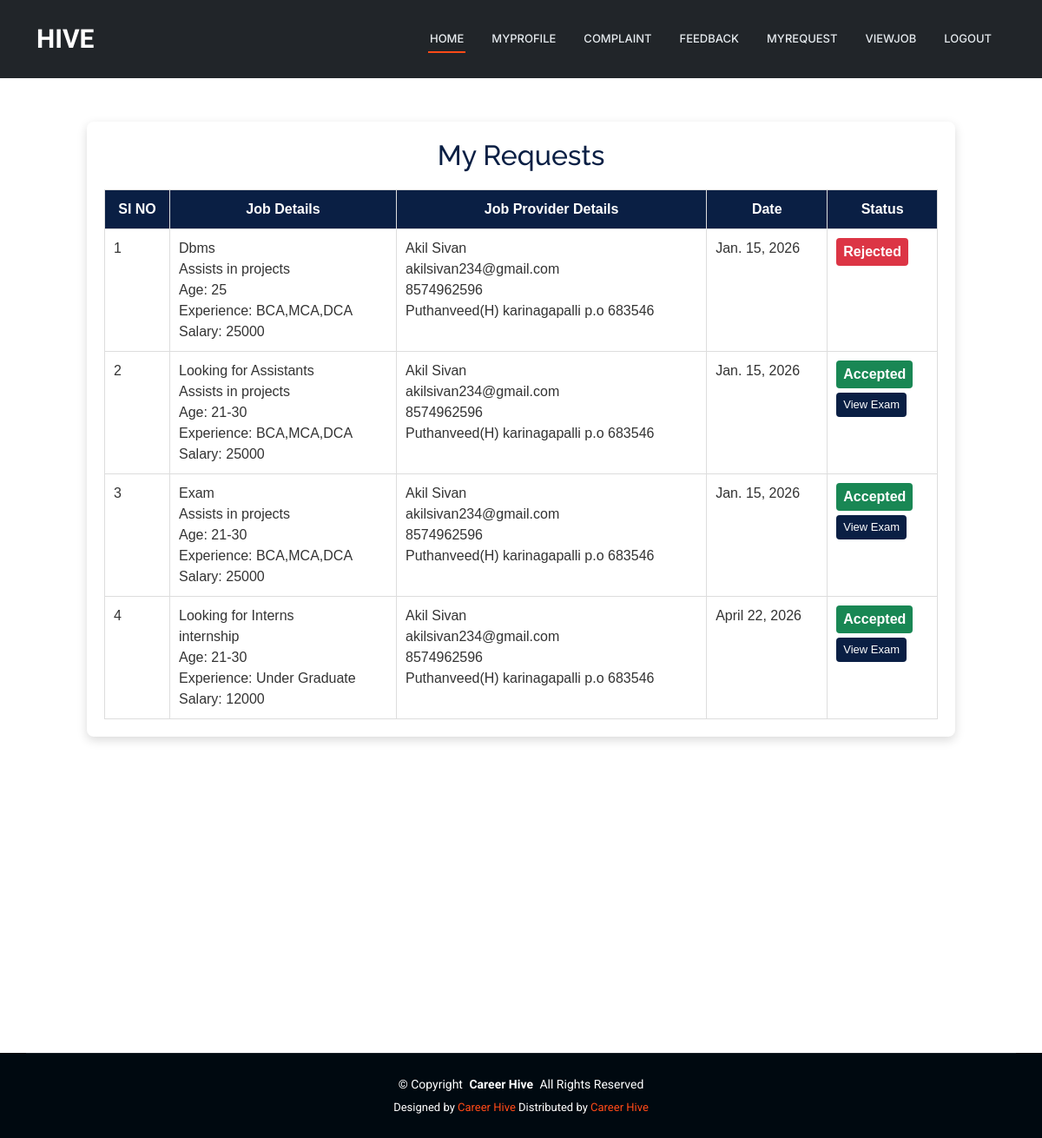
The page /User/MyRequest/ (signed in) on the database its author committed.
### User/models.py (models this page shows)
class tbl_request(models.Model):
    request_date=models.DateField(auto_now_add=True)
    request_status=models.IntegerField(default=0)
    request_file=models.FileField(upload_to="Assets/RequestDocs/")
    job_id=models.ForeignKey(tbl_job,on_delete=models.CASCADE)
    user_id=models.ForeignKey(tbl_user,on_delete=models.CASCADE)

### JobProvider/models.py (models this page shows)
class tbl_job(models.Model):
    job_title=models.CharField(max_length=100)
    job_content=models.CharField(max_length=100)
    job_requriedage=models.CharField(max_length=50)
    job_experience=models.CharField(max_length=200)
    job_salary=models.CharField(max_length=100)
    job_lastdate=models.DateField()
    job_date=models.DateField(auto_now_add=True)
    job_status=models.IntegerField(default=0)
    jobprovider_id=models.ForeignKey(tbl_jobprovider,on_delete=models.CASCADE)
    jobcategory_id=models.ForeignKey(tbl_jobcategory,on_delete=models.CASCADE)
    jobtype_id=models.ForeignKey(tbl_jobtype,on_delete=models.CASCADE)

### Guest/models.py (models this page shows)
class tbl_jobprovider(models.Model):
   jobprovider_name = models.CharField(max_length=100)
   jobprovider_email = models.CharField(max_length=50)
   jobprovider_contact = models.CharField(max_length=50)
   jobprovider_address = models.CharField(max_length=100)
   jobprovider_photo = models.FileField(upload_to="Assets/JobProviderDocs/")
   jobprovider_proof = models.FileField(upload_to="Assets/JobProviderDocs/")
   jobprovider_status = models.IntegerField(default=0)
   jobprovider_doj = models.DateField(auto_now_add=True)
   jobprovider_password = models.CharField(max_length=100)
   place = models.ForeignKey(tbl_place,on_delete=models.CASCADE)

### User/views.py (the view)
# urls.py: path('MyRequest/',views.MyRequest,name="MyRequest"),
def MyRequest(request):
    reqdata = tbl_request.objects.filter(user_id=request.session['uid'])
    return render(request,"User/MyRequest.html",{"reqdata":reqdata})

### User/Templates/User/MyRequest.html (shortened to what this page needs)
{% extends 'User/Header.html' %}
{% block content %}
<head>
</head>
<div class="myrequest-wrapper">
    <div class="myrequest-card">
        <h2>My Requests</h2>
        <table class="myrequest-table">
            <tr>
                <th>SI NO</th>
                <th>Job Details</th>
                <th>Job Provider Details</th>
                <th>Date</th>
                <th>Status</th>
            </tr>
            {% for i in reqdata %}
            <tr>
                <td>{{ forloop.counter }}</td>
                <td>
                    {{ i.job_id.job_title }}<br>
                    {{ i.job_id.job_content }}<br>
                    Age: {{ i.job_id.job_requriedage }}<br>
                    Experience: {{ i.job_id.job_experience }}<br>
                    Salary: {{ i.job_id.job_salary }}
                </td>
                <td>
                    {{ i.job_id.jobprovider_id.jobprovider_name }}<br>
                    {{ i.job_id.jobprovider_id.jobprovider_email }}<br>
                    {{ i.job_id.jobprovider_id.jobprovider_contact }}<br>
                    {{ i.job_id.jobprovider_id.jobprovider_address }}
                </td>
                <td>{{ i.job_id.job_date }}</td>
                <td>
                    {% if i.request_status == 0 %}
                        <span class="status status-pending">Pending</span>
                    {% elif i.request_status == 1 %}
                        <span class="status status-accepted">Accepted</span><br>
                        <a href="{% url 'User:ViewExam' i.job_id.id %}" class="view-exam-btn">View Exam</a>
                    {% elif i.request_status == 2 %}
                        <span class="status status-rejected">Rejected</span>
                    {% endif %}
                </td>
            </tr>
            {% endfor %}
        </table>
    </div>
</div>
<br><br><br><br><br><br><br><br><br><br>
{% endblock %}

### User/Templates/User/Header.html (shortened to what this page needs)
{% load static %}
<!DOCTYPE html>
<html lang="en">
<head>
    <link href="{% static 'Main/assets/vendor/bootstrap/css/bootstrap.min.css' %}" rel="stylesheet">
    <link href="{% static 'Main/assets/vendor/bootstrap-icons/bootstrap-icons.css' %}" rel="stylesheet">
    <link href="{% static 'Main/assets/vendor/aos/aos.css' %}" rel="stylesheet">
    <link href="{% static 'Main/assets/vendor/glightbox/css/glightbox.min.css' %}" rel="stylesheet">
    <link href="{% static 'Main/assets/vendor/swiper/swiper-bundle.min.css' %}" rel="stylesheet">
    <link rel="stylesheet" href="https://cdnjs.cloudflare.com/ajax/libs/font-awesome/7.0.1/css/all.min.css">
    <link href="{% static 'Main/assets/css/main.css' %}" rel="stylesheet">
</head>
<body class="index-page">
    <header id="header" class="header d-flex align-items-center fixed-top bg-dark">
        <div class="container-fluid container-xl position-relative d-flex align-items-center">
            <a href="index.html" class="logo d-flex align-items-center me-auto">
                <h1 class="rubik-gemstones-regular">HIVE</h1>
            </a>
            <nav id="navmenu" class="navmenu">
                <ul>
                    <li><a href="{% url 'User:HomePage' %}" class="active">Home</a></li>
                    <li><a href="{% url 'User:MyProfile' %}">MyProfile</a></li>
                    <li><a href="{% url 'User:Complaint' %}">Complaint</a></li>
                    <li><a href="{% url 'User:Feedback' %}">Feedback</a></li>
                    <li><a href="{% url 'User:MyRequest' %}">MyRequest</a></li>
                    <li><a href="{% url 'User:ViewJob' %}">ViewJob</a></li>
                    <li><a href="{% url 'User:Logout' %}">Logout</a></li>
            </nav>
        </div>
    </header>
    <main class="main">
        <div style="padding-top: 100px;padding-bottom: 100px;" align="center">
            {% block content %}
            {% endblock %}
        </div>
    </main>
    <footer id="footer" class="footer dark-background">
        <div class="container copyright text-center mt-4">
            <p>© <span>Copyright</span> <strong class="px-1 sitename">Career Hive</strong> <span>All Rights Reserved</span></p>
            <div class="credits">
                Designed by <a href="https://bootstrapmade.com/">Career Hive</a> Distributed by <a
                    href=“https://themewagon.com>Career Hive
            </div>
        </div>
    </footer>
</body>
</html>

### Guest/static/Main/assets/css/main.css (style rules this page uses)
:root { --default-font: "Roboto", system-ui, -apple-system, "Segoe UI", Roboto, "Helvetica Neue", Arial, "Noto Sans", "Liberation Sans", sans-serif, "Apple Color Emoji", "Segoe UI Emoji", "Segoe UI Symbol", "Noto Color Emoji"; --heading-font: "Raleway", sans-serif; --nav-font: "Inter", sans-serif; }
:root { --background-color: #ffffff; --default-color: #444444; --heading-color: #273d4e; --accent-color: #ff4a17; --surface-color: #ffffff; --contrast-color: #ffffff; }
:root { --nav-color: #e5eaee; --nav-hover-color: #ff4a17; --nav-mobile-background-color: #ffffff; --nav-dropdown-background-color: #ffffff; --nav-dropdown-color: #444444; --nav-dropdown-hover-color: #ff4a17; }
.dark-background { --background-color: #000910; --default-color: #ffffff; --heading-color: #ffffff; --surface-color: #28323a; --contrast-color: #ffffff; }
:root { scroll-behavior: smooth; }
body { color: var(--default-color); background-color: var(--background-color); font-family: var(--default-font); }
a { color: var(--accent-color); text-decoration: none; transition: 0.3s; }
h1, h2, h3, h4, h5, h6 { color: var(--heading-color); font-family: var(--heading-font); }
.header { --background-color: rgba(0, 0, 0, 0); --default-color: #ffffff; --heading-color: #ffffff; color: var(--default-color); background-color: var(--background-color); padding: 20px 0; transition: all 0.5s; z-index: 997; }
.header .logo { line-height: 1; }
.header .logo h1 { font-size: 30px; margin: 0; font-weight: 700; color: var(--heading-color); }
@media (max-width: 1200px) { .header .logo { order: 1; } }
@media (max-width: 1200px) { .header .navmenu { order: 3; } }
@media (min-width: 1200px) { .navmenu { padding: 0; } }
@media (min-width: 1200px) { .navmenu ul { margin: 0; padding: 0; display: flex; list-style: none; align-items: center; } }
@media (min-width: 1200px) { .navmenu li { position: relative; } }
@media (min-width: 1200px) { .navmenu>ul>li { white-space: nowrap; padding: 15px 14px; } }
@media (min-width: 1200px) { .navmenu a, .navmenu a:focus { color: var(--nav-color); font-size: 13px; padding: 0 2px; font-family: var(--nav-font); font-weight: 500; display: flex; align-items: center; justify-content: space-between; white-space: nowrap; transition: 0.3s; position: relative; text-transform: uppercase; } }
@media (min-width: 1200px) { .navmenu>ul>li>a:before { content: ""; position: absolute; height: 2px; bottom: -6px; left: 0; background-color: var(--nav-hover-color); visibility: hidden; width: 0px; transition: all 0.3s ease-in-out 0s; } }
@media (min-width: 1200px) { .navmenu a:hover:before, .navmenu li:hover>a:before, .navmenu .active:before { visibility: visible; width: 100%; } }
@media (min-width: 1200px) { .navmenu li:hover>a, .navmenu .active, .navmenu .active:focus { color: color-mix(in srgb, var(--nav-color) 90%, white 15%); } }
.footer { color: var(--default-color); background-color: var(--background-color); font-size: 14px; position: relative; }
.footer .copyright { padding: 25px 0; border-top: 1px solid color-mix(in srgb, var(--default-color), transparent 90%); }
.footer .copyright p { margin-bottom: 0; }
.footer .credits { margin-top: 6px; font-size: 13px; }

### User/Templates/User/Header.html (style rules this page uses)
.rubik-gemstones-regular { font-family: "Rubik Gemstones", system-ui; font-weight: 400; font-style: normal; }

### User/Templates/User/MyRequest.html (style rules this page uses)
.myrequest-wrapper { width: 100%; display: flex; justify-content: center; margin-top: 40px; font-family: Arial, sans-serif; }
.myrequest-card { width: 95%; max-width: 1000px; background-color: #ffffff; padding: 20px; border-radius: 8px; box-shadow: 0 4px 12px rgba(0, 0, 0, 0.15); }
.myrequest-card h2 { text-align: center; margin-bottom: 20px; color: #0a1f44; }
.myrequest-table { width: 100%; border-collapse: collapse; text-align: left; }
.myrequest-table th, .myrequest-table td { border: 1px solid #ddd; padding: 10px; vertical-align: top; }
.myrequest-table th { background-color: #0a1f44; color: white; font-weight: bold; text-align: center; }
.myrequest-table td { color: #333; }
.status { font-weight: bold; padding: 4px 8px; border-radius: 4px; text-align: center; display: inline-block; }
.status-accepted { background-color: #198754; color: #fff; }
.status-rejected { background-color: #dc3545; color: #fff; }
.view-exam-btn { display: inline-block; margin-top: 5px; padding: 4px 8px; background-color: #0a1f44; color: #fff; text-decoration: none; border-radius: 4px; font-size: 13px; }

### rows shown on the page
tbl_request: job_id.job_title "Dbms", job_id.job_content "Assists in projects", job_id.job_requriedage "25", job_id.job_experience "BCA,MCA,DCA", job_id.job_salary "25000", job_id.jobprovider_id.jobprovider_name "Akil Sivan", job_id.jobprovider_id.jobprovider_email "akilsivan234@gmail.com", job_id.jobprovider_id.jobprovider_contact "8574962596", job_id.jobprovider_id.jobprovider_address "Puthanveed(H) karinagapalli p.o 683546", job_id.job_date "Jan. 15, 2026", request_status "Rejected"
tbl_request: job_id.job_title "Looking for Assistants", job_id.job_content "Assists in projects", job_id.job_requriedage "21-30", job_id.job_experience "BCA,MCA,DCA", job_id.job_salary "25000", job_id.jobprovider_id.jobprovider_name "Akil Sivan", job_id.jobprovider_id.jobprovider_email "akilsivan234@gmail.com", job_id.jobprovider_id.jobprovider_contact "8574962596", job_id.jobprovider_id.jobprovider_address "Puthanveed(H) karinagapalli p.o 683546", job_id.job_date "Jan. 15, 2026", request_status "Accepted"
tbl_request: job_id.job_title "Exam", job_id.job_content "Assists in projects", job_id.job_requriedage "21-30", job_id.job_experience "BCA,MCA,DCA", job_id.job_salary "25000", job_id.jobprovider_id.jobprovider_name "Akil Sivan", job_id.jobprovider_id.jobprovider_email "akilsivan234@gmail.com", job_id.jobprovider_id.jobprovider_contact "8574962596", job_id.jobprovider_id.jobprovider_address "Puthanveed(H) karinagapalli p.o 683546", job_id.job_date "Jan. 15, 2026", request_status "Accepted"
tbl_request: job_id.job_title "Looking for Interns", job_id.job_content "internship", job_id.job_requriedage "21-30", job_id.job_experience "Under Graduate", job_id.job_salary "12000", job_id.jobprovider_id.jobprovider_name "Akil Sivan", job_id.jobprovider_id.jobprovider_email "akilsivan234@gmail.com", job_id.jobprovider_id.jobprovider_contact "8574962596", job_id.jobprovider_id.jobprovider_address "Puthanveed(H) karinagapalli p.o 683546", job_id.job_date "April 22, 2026", request_status "Accepted"
